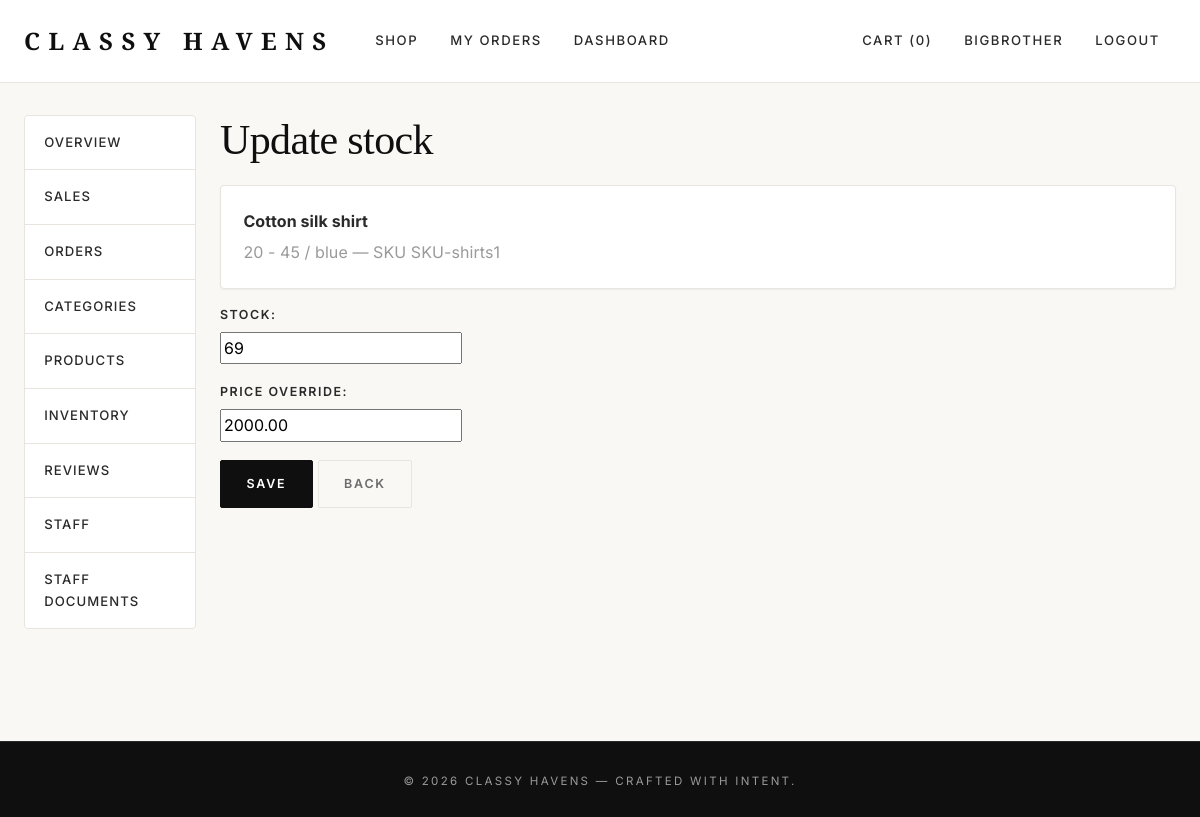
The page /dashboard/inventory/3/edit/ (signed in) on the database its author committed.
### accounts/models.py (models this page shows, shortened)
class CustomUser(AbstractUser):
    class Roles(models.TextChoices):
        CUSTOMER = "customer", "Customer"
        STAFF    = "staff",    "Staff"
        MANAGER  = "manager",  "Manager"
        ADMIN    = "admin",    "Admin"
    role = models.CharField(max_length=20, choices=Roles.choices,
                            default=Roles.CUSTOMER)
    phone = models.CharField(max_length=20, blank=True)
    avatar = models.ImageField(
        upload_to="avatars/%Y/%m/", blank=True, null=True,
        help_text="Optional profile picture (JPEG, PNG, WebP).",
    )
    @property
    def is_staff_member(self):
        return (
            self.is_superuser
            or self.is_staff
            or self.role in (self.Roles.STAFF, self.Roles.MANAGER, self.Roles.ADMIN)
        )

### catalog/models.py (models this page shows, shortened)
class ProductVariant(models.Model):
    product = models.ForeignKey(Product, on_delete=models.CASCADE, related_name="variants")
    size = models.CharField(max_length=20)
    color = models.CharField(max_length=30)
    sku = models.CharField(max_length=64, unique=True)
    stock = models.PositiveIntegerField(default=0)
    price_override = models.DecimalField(
        max_digits=10, decimal_places=2, blank=True, null=True,
        validators=[MinValueValidator(0)],
    )
    class Meta:
        unique_together = ("product", "size", "color")
        ordering = ["product", "size", "color"]

class Product(models.Model):
    category = models.ForeignKey(
        Category, on_delete=models.PROTECT, related_name="products",
    )
    name = models.CharField(max_length=200)
    slug = models.SlugField(max_length=220, unique=True)
    description = models.TextField(blank=True)
    base_price = models.DecimalField(
        max_digits=10, decimal_places=2, validators=[MinValueValidator(0)],
    )
    image = models.ImageField(upload_to="products/", blank=True, null=True)
    is_active = models.BooleanField(default=True)
    created_at = models.DateTimeField(auto_now_add=True)
    updated_at = models.DateTimeField(auto_now=True)
    class Meta:
        ordering = ["-created_at"]

### dashboard/views.py (the view, shortened to what this page needs)
# urls.py: path("inventory/<int:pk>/edit/", views.InventoryUpdateView.as_view(), name="inventory_edit"),
class InventoryUpdateView(StaffRequiredMixin, PermissionRequiredMixin, UpdateView):
    permission_required = "catalog.change_productvariant"
    model = ProductVariant
    form_class = InventoryForm
    template_name = "dashboard/inventory_form.html"
    success_url = reverse_lazy("dashboard:inventory")

### dashboard/forms.py
class InventoryForm(forms.ModelForm):
    class Meta:
        model = ProductVariant
        fields = ["stock", "price_override"]

### cart/cart.py (called while the page is built)
    def __len__(self):
        return sum(item["quantity"] for item in self.cart.values())

    def total_quantity(self):
        return len(self)

### cart/context_processors.py (called while the page is built)
def cart(request):
    return {"cart": Cart(request)}

### config/context_processors.py (called while the page is built)
def currency(request):
    return {
        "CURRENCY_CODE": settings.CURRENCY_CODE,
        "CURRENCY_SYMBOL": settings.CURRENCY_SYMBOL,
    }

### dashboard/views.py (called while the page is built)
    def dispatch(self, request, *args, **kwargs):
        if not request.user.is_authenticated:
            return super().dispatch(request, *args, **kwargs)
        if not request.user.is_staff_member:
            messages.error(request, "Staff access required.")
            return redirect("catalog:product_list")
        return super().dispatch(request, *args, **kwargs)

### templates/dashboard/inventory_form.html (shortened to what this page needs)
{% extends "dashboard/base.html" %}
{% block dashboard_content %}
<h1>Update stock</h1>
<div class="card mb-3"><div class="card-body">
    <p class="mb-1"><strong>{{ object.product.name }}</strong></p>
    <p class="text-muted mb-0">{{ object.size }} / {{ object.color }} — SKU {{ object.sku }}</p>
</div></div>
<form method="post">
    {{ form.as_p }}
    <button class="btn btn-dark">Save</button>
    <a href="{% url 'dashboard:inventory' %}" class="btn btn-outline-secondary">Back</a>
</form>
{% endblock %}

### templates/base.html (shortened to what this page needs)
{% load static %}
<!doctype html>
<html lang="en">
<head>
    <link href="https://cdn.jsdelivr.net/npm/bootstrap@5.3.3/dist/css/bootstrap.min.css" rel="stylesheet">
    <link rel="stylesheet" href="{% static 'css/style.css' %}">
</head>
<body class="d-flex flex-column min-vh-100">
<nav class="navbar navbar-expand-lg">
    <div class="container">
        <a class="navbar-brand" href="{% url 'catalog:product_list' %}">Classy&nbsp;Havens</a>
        <div class="collapse navbar-collapse" id="nav">
            <ul class="navbar-nav me-auto">
                <li class="nav-item"><a class="nav-link" href="{% url 'catalog:product_list' %}">Shop</a></li>
                {% if user.is_authenticated %}
                    <li class="nav-item"><a class="nav-link" href="{% url 'orders:order_list' %}">My Orders</a></li>
                {% endif %}
                {% if user.is_staff_member %}
                    <li class="nav-item"><a class="nav-link" href="{% url 'dashboard:index' %}">Dashboard</a></li>
                {% endif %}
            </ul>
            <ul class="navbar-nav align-items-lg-center">
                <li class="nav-item">
                    <a class="nav-link" href="{% url 'cart:cart_detail' %}">Cart ({{ cart.total_quantity }})</a>
                </li>
                {% if user.is_authenticated %}
                    <li class="nav-item"><a class="nav-link" href="{% url 'accounts:profile' %}">{{ user.username }}</a></li>
                    <li class="nav-item"><a class="nav-link" href="{% url 'accounts:logout' %}">Logout</a></li>
                {% else %}
                    <li class="nav-item"><a class="nav-link" href="{% url 'accounts:login' %}">Login</a></li>
                    <li class="nav-item"><a class="nav-link" href="{% url 'accounts:register' %}">Register</a></li>
                {% endif %}
            </ul>
        </div>
    </div>
</nav>
<main class="flex-grow-1">
    <div class="container">
        {% block content %}{% endblock %}
    </div>
</main>
<footer class="mt-5 py-4">
    <div class="container text-center">
        <small>&copy; {% now "Y" %} Classy Havens — Crafted with intent.</small>
    </div>
</footer>
</body>
</html>

### static/css/style.css (style rules this page uses)
:root { --ch-black: #0f0f0f; --ch-charcoal: #2a2a2a; --ch-gray: #6b6b6b; --ch-muted: #9a9a9a; --ch-cream: #faf8f5; --ch-cream-alt: #f3efe9; --ch-white: #ffffff; --ch-border: #e8e5e0; --ch-gold: #c9a961; --ch-gold-dark: #a88a4a; --ch-danger: #b83232; --ch-success: #2f7a4d; --font-display: 'Playfair Display', Georgia, 'Times New Roman', serif; --font-body: 'Inter', -apple-system, BlinkMacSystemFont, 'Segoe UI', sans-serif; --shadow-sm: 0 1px 2px rgba(15,15,15,0.05); --shadow-md: 0 8px 24px rgba(15,15,15,0.07); --shadow-lg: 0 20px 48px rgba(15,15,15,0.10); --radius-sm: 2px; --radius: 4px; --radius-lg: 8px; }
* { box-sizing: border-box; }
html { scroll-behavior: smooth; }
body { margin: 0; font-family: var(--font-body); font-weight: 400; color: var(--ch-black); background-color: var(--ch-cream); line-height: 1.65; letter-spacing: 0.005em; -webkit-font-smoothing: antialiased; -moz-osx-font-smoothing: grayscale; }
h1, h2, h3, h4, h5, h6, .display { font-family: var(--font-display); font-weight: 500; letter-spacing: -0.015em; color: var(--ch-black); line-height: 1.2; }
h1 { font-size: clamp(2rem, 3.5vw, 3rem); margin-bottom: 1.25rem; }
a { color: var(--ch-black); text-decoration: none; transition: color .2s ease; }
p { color: var(--ch-charcoal); }
small, .text-muted { color: var(--ch-muted) !important; }
.container { max-width: 1240px; padding-left: 1.5rem; padding-right: 1.5rem; }
main { padding-top: 2rem; padding-bottom: 4rem; }
.navbar { background: var(--ch-white) !important; border-bottom: 1px solid var(--ch-border); padding: 1rem 0; position: sticky; top: 0; z-index: 1000; backdrop-filter: saturate(180%) blur(10px); }
.navbar-brand { font-family: var(--font-display); font-weight: 700; font-size: 1.5rem; letter-spacing: 0.35em; color: var(--ch-black) !important; padding-right: 0.35em; text-transform: uppercase; }
.navbar-nav .nav-link { font-family: var(--font-body); font-size: 0.82rem; font-weight: 500; letter-spacing: 0.12em; text-transform: uppercase; color: var(--ch-charcoal) !important; padding: 0.5rem 1rem !important; transition: color .2s ease; }
.btn { font-family: var(--font-body); font-size: 0.78rem; font-weight: 600; letter-spacing: 0.14em; text-transform: uppercase; border-radius: var(--radius-sm); padding: 0.85rem 1.6rem; transition: all .25s ease; border-width: 1px; }
.btn-dark { background: var(--ch-black); border-color: var(--ch-black); color: var(--ch-white); }
.btn-outline-secondary { color: var(--ch-gray); border-color: var(--ch-border); }
.card { background: var(--ch-white); border: 1px solid var(--ch-border); border-radius: var(--radius); box-shadow: var(--shadow-sm); }
.card-body { padding: 1.4rem; }
.form-label, label { font-size: 0.78rem; font-weight: 600; letter-spacing: 0.12em; text-transform: uppercase; color: var(--ch-charcoal); margin-bottom: 0.4rem; display: block; }
form p { margin-bottom: 1.15rem; }
form p label { margin-bottom: 0.4rem; }
.nav-link { color: var(--ch-charcoal); font-size: 0.88rem; font-weight: 500; letter-spacing: 0.08em; text-transform: uppercase; }
footer { background: var(--ch-black) !important; color: var(--ch-muted); padding: 2.5rem 0 !important; margin-top: 5rem; border-top: 1px solid var(--ch-charcoal); }
footer small { letter-spacing: 0.2em; text-transform: uppercase; font-size: 0.72rem; color: var(--ch-muted); }

### rows shown on the page
CustomUser: username "BIGBROTHER"
ProductVariant: product.name "Cotton silk shirt", size "20 - 45", color "blue", sku "SKU-shirts1", stock "69", price_override "2000.00"

### other values the page prints
{{ cart.total_quantity }} "0"
